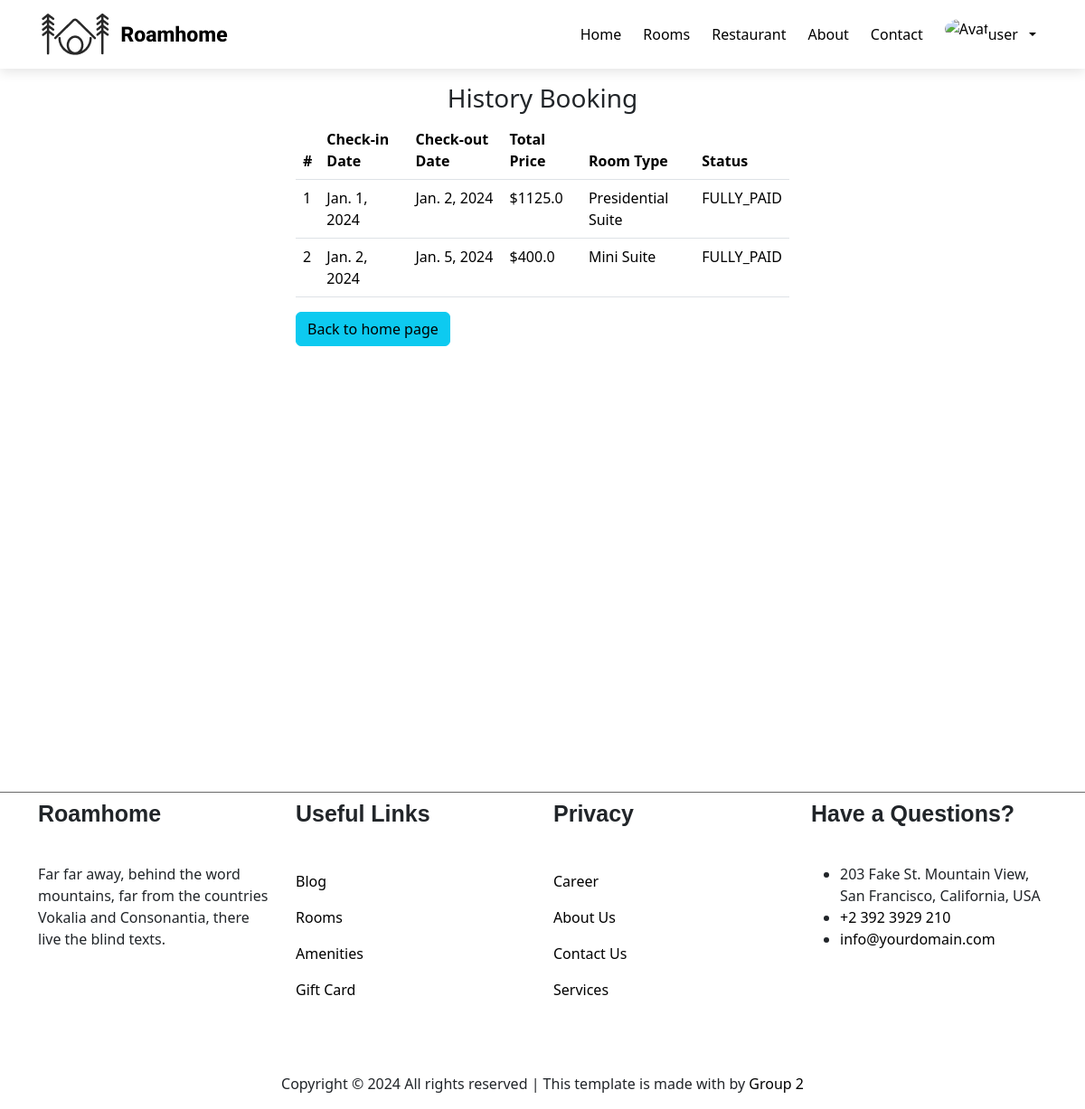
Before: /booking/history-booking/ (signed in) with the older database file.
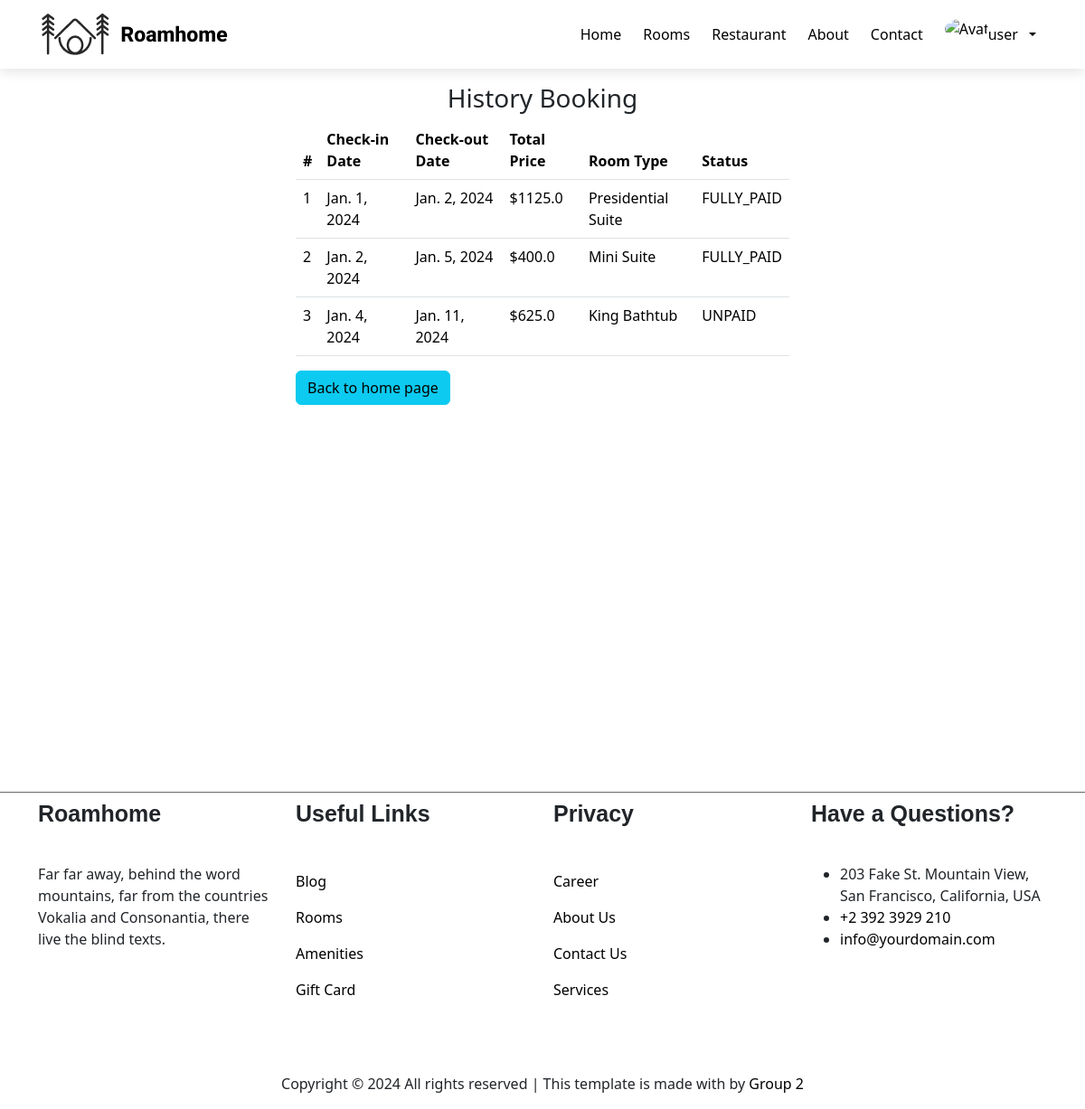
After: the same page with the newer database file.
### user/models.py (models this page shows, shortened)
class User(AbstractBaseUser, PermissionsMixin):
    class Meta:
        db_table = 'user'
    username = models.CharField(max_length=20, unique=True)
    email = models.EmailField(_('email address'), unique=True)
    role = models.CharField(max_length=10, choices=Roles.choices, default=Roles.USER)
    is_staff = models.BooleanField(default=False)
    created_at = models.DateTimeField(auto_now_add=True)
    updated_at = models.DateTimeField(auto_now=True)
    status = models.BooleanField(default=True)
    objects = CustomUserManager()
    USERNAME_FIELD = 'username'
    REQUIRED_FIELDS = ['email']

### booking/models.py (models this page shows)
class Booking(models.Model):
    class Meta:
        db_table = 'booking'
    class PaymentStatus(models.TextChoices):
        UNPAID = 'UNPAID'
        PARTIALLY_PAID = 'PARITIALLY_PAID'
        FULLY_PAID = 'FULLY_PAID'
        DEPOSIT = 'DEPOSIT'
    checkin_date = models.DateField()
    checkout_date = models.DateField()
    room_type = models.CharField(max_length=50, default='Mini Suite')
    total_price = models.FloatField()
    status = models.CharField(max_length=20, choices=PaymentStatus.choices, default=PaymentStatus.UNPAID)
    customer = models.ForeignKey(Customer, on_delete=models.CASCADE)
    services = models.ManyToManyField(Service, null=True)
    rooms = models.ManyToManyField(Room, null=True)

### booking/views.py (the view)
# urls.py: path('history-booking/', booking.history_booking, name='history-booking'),
def history_booking(request):
    bookings = Booking.objects.filter(customer_id=request.user.id)
    return render(request, 'booking/history_booking.html', { 'bookings': bookings })

### booking/templates/booking/history_booking.html (shortened to what this page needs)
{% extends 'manager/base.html' %}
{% load static %}
{% load crispy_forms_tags %}
{% block css %}
    <link rel="stylesheet" href="{% static 'user/css/profile.css' %}">
{% endblock %}
{% block content %}
<main class="container">
    <div class="row d-flex flex-column align-items-center gap-5 justify-content-center">
        <div class="col-6">
            <h3 class="text-center mt-3">History Booking</h3>
            <table class="table">
                <thead>
                    <tr>
                        <th scope="col">#</th>
                        <th scope="col">Check-in Date</th>
                        <th scope="col">Check-out Date</th>
                        <th scope="col">Total Price</th>
                        <th scope="col">Room Type</th>
                        <th scope="col">Status</th>
                    </tr>
                </thead>
                <tbody>
                    {% for booking in bookings %}
                        <tr>
                            <td scope="col">{{ booking.id }}</td>
                            <td scope="col">{{ booking.checkin_date }}</td>
                            <td scope="col">{{ booking.checkout_date }}</td>
                            <td scope="col">${{ booking.total_price }}</td>
                            <td scope="col">{{ booking.room_type }}</td>
                            <td scope="col">{{ booking.status }}</td>
                        </tr>
                    {% endfor %}
                </tbody>
            </table>
            <div>
                <a href="/" class="btn btn-info">Back to home page</a>
            </div>
        </div>
    </div>
</main>
{% endblock %}

### manager/templates/manager/base.html (shortened to what this page needs)
{% load static %}
<!DOCTYPE html>
<html lang="en">
    <head>
        {% load bootstrap5 %} {% bootstrap_css %} {% bootstrap_javascript %}
        <link
            href="{% static 'fontawesomefree/css/all.min.css' %}"
            rel="stylesheet"
            type="text/css"
        />
        <link rel="stylesheet" href="{% static 'manager/css/global.css' %}" />
        <link rel="stylesheet" href="{% static 'manager/css/header.css' %}" />
        <link rel="stylesheet" href="{% static 'manager/css/footer.css' %}" />
        {% block css %}{% endblock %}
    </head>
    <body>
        {% include 'manager/components/header.html' %}
        <div style="min-height: 100vh;">{% block content %}{% endblock %}</div>
        {% include 'manager/components/footer.html' %}
    </body>
</html>

### manager/templates/manager/components/header.html (shortened to what this page needs)
{% load static %}
<header>
    <nav class="navbar navbar-expand-lg">
        <div class="container">
            <a class="navbar-brand" href="/">
                <img src="{% static 'manager/images/logo.png' %}" alt="Logo">
            </a>
            <div class="collapse navbar-collapse" id="navbarNav">
                <ul class="navbar-nav me-auto mb-2 mb-lg-0">
                    {% if user.is_authenticated and user.role == 'STAFF' %}
                        <li class="nav-item">
                            <a class="nav-link active" aria-current="page" href="{% url 'dashboard' %}"
                                >Dashboard</a
                            >
                        </li>
                    {% else %}
                    <li class="nav-item">
                        <a class="nav-link {% if request.path == '/'%}nav-active{% endif %}" aria-current="page" href="/"
                            >Home</a
                        >
                    </li>
                    {% endif %}
                    <li class="nav-item">
                        <a
                            class="nav-link {% if request.path == '/rooms/'%}nav-active{% endif %}"
                            aria-current="page"
                            href="{% url 'all-rooms' %}"
                            >Rooms</a
                        >
                    </li>
                    <li class="nav-item">
                        <a class="nav-link" aria-current="page" href="#"
                            >Restaurant</a
                        >
                    </li>
                    <li class="nav-item">
                        <a class="nav-link {% if request.path == '/about/'%}nav-active{% endif %}" aria-current="page" href="{% url 'about' %}"
                            >About</a
                        >
                    </li>
                    <li class="nav-item">
                        <a class="nav-link {% if request.path == '/contact/'%}nav-active{% endif %}" aria-current="page" href="#"
                            >Contact</a
                        >
                    </li>
                </ul>
                <div class="d-flex gap-2">
                    {% if user.is_authenticated %}
                    <div
                        class="collapse navbar-collapse"
                        id="navbarNavDropdown"
                    >
                        <ul class="navbar-nav">
                            <li class="nav-item dropdown">
                                <a
                                    class="nav-link d-flex gap-2 align-items-center dropdown-toggle"
                                    href="#"
                                    role="button"
                                    data-bs-toggle="dropdown"
                                    aria-expanded="false"
                                >
                                    <div class="wrapper-avatar">
                                        <img
                                            src="https://images.unsplash.com/photo-1576266076037-1c6bd988abf8?q=80&w=1935&auto=format&fit=crop&ixlib=rb-4.0.3&ixid=M3wxMjA3fDB8MHxwaG90by1wYWdlfHx8fGVufDB8fHx8fA%3D%3D"
                                            alt="Avatar"
                                        />
                                    </div>
                                    <div>{{ user.username }}</div>
                                </a>
                            </li>
                        </ul>
                    </div>
                    {% endif %}
                </div>
            </div>
        </div>
    </nav>
</header>

### manager/templates/manager/components/footer.html (shortened to what this page needs)
<footer class="ftco-footer ftco-bg-dark ftco-section pt-2">
    <div class="container">
        <div class="row mb-5">
            <div class="col-md">
                <div class="ftco-footer-widget mb-4">
                    <h2 class="ftco-heading-2">Roamhome</h2>
                    <p>
                        Far far away, behind the word mountains, far from the
                        countries Vokalia and Consonantia, there live the blind
                        texts.
                    </p>
                </div>
            </div>
            <div class="col-md">
                <div class="ftco-footer-widget mb-4 ml-md-5">
                    <h2 class="ftco-heading-2">Useful Links</h2>
                    <ul class="list-unstyled">
                        <li><a href="#" class="py-2 d-block">Blog</a></li>
                        <li><a href="#" class="py-2 d-block">Rooms</a></li>
                        <li><a href="#" class="py-2 d-block">Amenities</a></li>
                        <li><a href="#" class="py-2 d-block">Gift Card</a></li>
                    </ul>
                </div>
            </div>
            <div class="col-md">
                <div class="ftco-footer-widget mb-4">
                    <h2 class="ftco-heading-2">Privacy</h2>
                    <ul class="list-unstyled">
                        <li><a href="#" class="py-2 d-block">Career</a></li>
                        <li><a href="#" class="py-2 d-block">About Us</a></li>
                        <li><a href="#" class="py-2 d-block">Contact Us</a></li>
                        <li><a href="#" class="py-2 d-block">Services</a></li>
                    </ul>
                </div>
            </div>
            <div class="col-md">
                <div class="ftco-footer-widget mb-4">
                    <h2 class="ftco-heading-2">Have a Questions?</h2>
                    <div class="block-23 mb-3">
                        <ul>
                            <li>
                                <span class="text"
                                    >203 Fake St. Mountain View, San Francisco,
                                    California, USA</span
                                >
                            </li>
                            <li>
                                <a href="#"
                                    ><span class="text"
                                        >+2 392 3929 210</span
                                    ></a
                                >
                            </li>
                            <li>
                                <a href="#"
                                    ><span class="text"
                                        >info@yourdomain.com</span
                                    ></a
                                >
                            </li>
                        </ul>
                    </div>
                </div>
            </div>
        </div>
        <div class="row">
            <div class="col-md-12 text-center">
                <p>
                    Copyright ©
                    All rights reserved | This template is made with
                    by
                    <a href="/" target="_blank">Group 2</a>
                </p>
            </div>
        </div>
    </div>
</footer>

### manager/static/manager/css/global.css (style rules this page uses)
body { height: 100vh; }

### manager/static/manager/css/header.css (style rules this page uses)
.navbar-collapse { flex-grow: 0 ; }
header { box-shadow: rgba(0, 0, 0, 0.1) 0px 4px 12px; }
.nav-link { color: black; padding: 6px 12px !important; transition: .3s; }
.wrapper-avatar { width: 40px; height: 40px; }
.wrapper-avatar > img { width: 100%; height: 100%; border-radius: 50%; }

### manager/static/manager/css/footer.css (style rules this page uses)
footer { border-top: 1px solid rgb(105, 105, 105); }
a { color: black; text-decoration: none; }
.ftco-footer .ftco-footer-widget h2 { font-weight: normal; margin-bottom: 40px; font-size: 25px; font-weight: 700; font-family: "Poppins", Arial, sans-serif; }

Changed rows visible on the page:
added Booking: id "3", checkin_date "Jan. 4, 2024", checkout_date "Jan. 11, 2024", total_price "625.0", room_type "King Bathtub", status "UNPAID"
